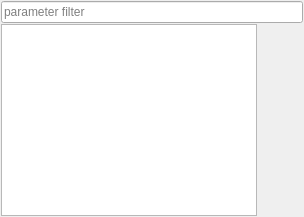
     <widget class="QWidget" name="tabParameter">
      <attribute name="title">
       <string>Parameter</string>
      </attribute>
      <layout class="QVBoxLayout" name="verticalLayout">
       <property name="spacing">
        <number>1</number>
       </property>
       <property name="leftMargin">
        <number>1</number>
       </property>
       <property name="topMargin">
        <number>1</number>
       </property>
       <property name="rightMargin">
        <number>1</number>
       </property>
       <property name="bottomMargin">
        <number>1</number>
       </property>
       <item>
        <widget class="QFrame" name="filter_frame">
         <property name="frameShape">
          <enum>QFrame::NoFrame</enum>
         </property>
         <property name="frameShadow">
          <enum>QFrame::Plain</enum>
         </property>
         <layout class="QHBoxLayout" name="horizontalLayout_4">
          <property name="leftMargin">
           <number>0</number>
          </property>
          <property name="topMargin">
           <number>0</number>
          </property>
          <property name="rightMargin">
           <number>0</number>
          </property>
          <property name="bottomMargin">
           <number>0</number>
          </property>
          <item>
           <widget class="EnhancedLineEdit" name="parameterFilterInput">
            <property name="placeholderText">
             <string>parameter filter</string>
            </property>
           </widget>
          </item>
         </layout>
        </widget>
       </item>
       <item>
        <widget class="QFrame" name="parameter_frame">
         <property name="frameShape">
          <enum>QFrame::NoFrame</enum>
         </property>
         <property name="frameShadow">
          <enum>QFrame::Plain</enum>
         </property>
         <layout class="QHBoxLayout" name="horizontalLayout_7">
          <property name="leftMargin">
           <number>0</number>
          </property>
          <property name="topMargin">
           <number>0</number>
          </property>
          <property name="rightMargin">
           <number>0</number>
          </property>
          <property name="bottomMargin">
           <number>0</number>
          </property>
          <item>
           <widget class="QTreeView" name="parameterView">
            <property name="toolTip">
             <string/>
            </property>
            <property name="editTriggers">
             <set>QAbstractItemView::DoubleClicked|QAbstractItemView::EditKeyPressed|QAbstractItemView::SelectedClicked</set>
            </property>
            <property name="alternatingRowColors">
             <bool>true</bool>
            </property>
            <property name="selectionMode">
             <enum>QAbstractItemView::ExtendedSelection</enum>
            </property>
            <property name="uniformRowHeights">
             <bool>true</bool>
            </property>
           </widget>
          </item>
          <item>
           <widget class="QFrame" name="controlParameterFrame">
            <property name="frameShape">
             <enum>QFrame::NoFrame</enum>
            </property>
            <property name="frameShadow">
             <enum>QFrame::Raised</enum>
            </property>
            <layout class="QVBoxLayout" name="verticalLayout_9">
             <property name="spacing">
              <number>3</number>
             </property>
             <property name="leftMargin">
              <number>0</number>
             </property>
             <property name="topMargin">
              <number>0</number>
             </property>
             <property name="rightMargin">
              <number>0</number>
             </property>
             <property name="bottomMargin">
              <number>0</number>
             </property>
             <item>
              <widget class="QPushButton" name="getParameterButton">
               <property name="enabled">
                <bool>true</bool>
               </property>
               <property name="sizePolicy">
                <sizepolicy hsizetype="Fixed" vsizetype="Fixed">
                 <horstretch>0</horstretch>
                 <verstretch>0</verstretch>
                </sizepolicy>
               </property>
               <property name="maximumSize">
                <size>
                 <width>40</width>
                 <height>40</height>
                </size>
               </property>
               <property name="toolTip">
                <string>Get the parameter list from the Parameter server</string>
               </property>
               <property name="icon">
                <iconset resource="GUI.qrc">
                 <normaloff>:/icons/crystal_clear_action_db_update.png</normaloff>:/icons/crystal_clear_action_db_update.png</iconset>
               </property>
               <property name="iconSize">
                <size>
                 <width>32</width>
                 <height>32</height>
                </size>
               </property>
               <property name="flat">
                <bool>true</bool>
               </property>
              </widget>
             </item>
             <item>
              <widget class="QPushButton" name="addParameterButton">
               <property name="sizePolicy">
                <sizepolicy hsizetype="Fixed" vsizetype="Fixed">
                 <horstretch>0</horstretch>
                 <verstretch>0</verstretch>
                </sizepolicy>
               </property>
               <property name="maximumSize">
                <size>
                 <width>40</width>
                 <height>40</height>
                </size>
               </property>
               <property name="toolTip">
                <string>Add a new parameter</string>
               </property>
               <property name="text">
                <string/>
               </property>
               <property name="icon">
                <iconset resource="GUI.qrc">
                 <normaloff>:/icons/crystal_clear_action_db_add.png</normaloff>:/icons/crystal_clear_action_db_add.png</iconset>
               </property>
               <property name="iconSize">
                <size>
                 <width>32</width>
                 <height>32</height>
                </size>
               </property>
               <property name="flat">
                <bool>true</bool>
               </property>
              </widget>
             </item>
             <item>
              <widget class="QPushButton" name="deleteParameterButton">
               <property name="enabled">
                <bool>false</bool>
               </property>
               <property name="maximumSize">
                <size>
                 <width>40</width>
                 <height>40</height>
                </size>
               </property>
               <property name="toolTip">
                <string>Delete selected parameter from the paramater server</string>
               </property>
               <property name="text">
                <string/>
               </property>
               <property name="icon">
                <iconset resource="GUI.qrc">
                 <normaloff>:/icons/crystal_clear_action_db_remove.png</normaloff>:/icons/crystal_clear_action_db_remove.png</iconset>
               </property>
               <property name="iconSize">
                <size>
                 <width>32</width>
                 <height>32</height>
                </size>
               </property>
               <property name="flat">
                <bool>true</bool>
               </property>
              </widget>
             </item>
             <item>
              <widget class="QPushButton" name="saveParameterButton">
               <property name="enabled">
                <bool>false</bool>
               </property>
               <property name="sizePolicy">
                <sizepolicy hsizetype="Fixed" vsizetype="Fixed">
                 <horstretch>0</horstretch>
                 <verstretch>0</verstretch>
                </sizepolicy>
               </property>
               <property name="maximumSize">
                <size>
                 <width>40</width>
                 <height>40</height>
                </size>
               </property>
               <property name="toolTip">
                <string>&lt;html&gt;&lt;head/&gt;&lt;body&gt;&lt;p&gt;Saves selected parameter to a file using YAML format&lt;/p&gt;&lt;/body&gt;&lt;/html&gt;</string>
               </property>
               <property name="text">
                <string/>
               </property>
               <property name="icon">
                <iconset resource="GUI.qrc">
                 <normaloff>:/icons/save.png</normaloff>:/icons/save.png</iconset>
               </property>
               <property name="iconSize">
                <size>
                 <width>32</width>
                 <height>32</height>
                </size>
               </property>
               <property name="flat">
                <bool>true</bool>
               </property>
              </widget>
             </item>
             <item>
              <widget class="QPushButton" name="transferParameterButton">
               <property name="enabled">
                <bool>false</bool>
               </property>
               <property name="sizePolicy">
                <sizepolicy hsizetype="Fixed" vsizetype="Fixed">
                 <horstretch>0</horstretch>
                 <verstretch>0</verstretch>
                </sizepolicy>
               </property>
               <property name="maximumSize">
                <size>
                 <width>40</width>
                 <height>40</height>
                </size>
               </property>
               <property name="toolTip">
                <string>&lt;html&gt;&lt;head/&gt;&lt;body&gt;&lt;p&gt;Copy selected parameter to other ROS-Master&lt;/p&gt;&lt;/body&gt;&lt;/html&gt;</string>
               </property>
               <property name="text">
                <string/>
               </property>
               <property name="icon">
                <iconset resource="GUI.qrc">
                 <normaloff>:/icons/crystal_clear_launch_file_transfer.png</normaloff>:/icons/crystal_clear_launch_file_transfer.png</iconset>
               </property>
               <property name="iconSize">
                <size>
                 <width>32</width>
                 <height>32</height>
                </size>
               </property>
               <property name="flat">
                <bool>true</bool>
               </property>
              </widget>
             </item>
             <item>
              <spacer name="verticalSpacer_5">
               <property name="orientation">
                <enum>Qt::Vertical</enum>
               </property>
               <property name="sizeHint" stdset="0">
                <size>
                 <width>20</width>
                 <height>40</height>
                </size>
               </property>
              </spacer>
             </item>
            </layout>
           </widget>
          </item>
         </layout>
        </widget>
       </item>
      </layout>
     </widget>
